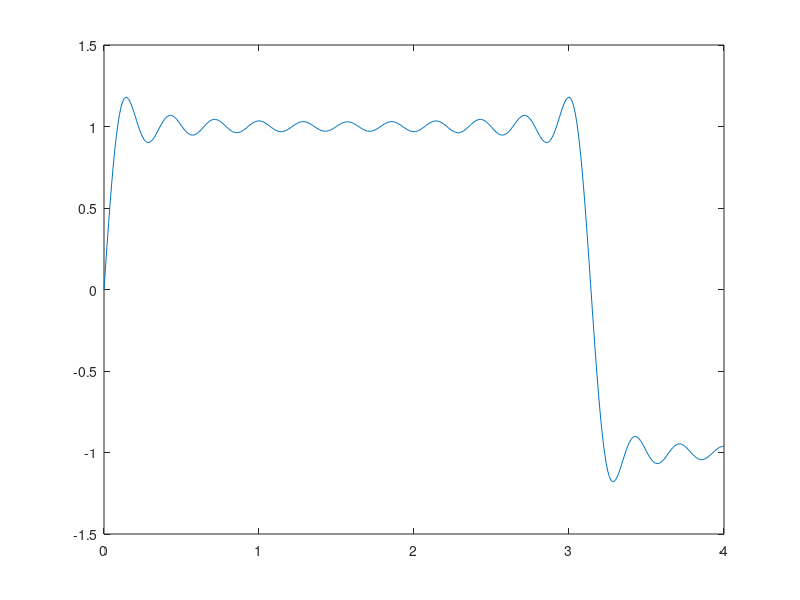

Reproduce this figure in MATLAB.
% Do the example 4 in Lecture 4.
clc; clear all; close all;
x_vec = 0:0.01:4;
N=10;
k= 0:N;

f_x_vec = zeros(1,length(x_vec));
for ind = 1:length(x_vec)
    x = x_vec(ind);
    f_x = (4./pi)*sum(sin(x.*(2.*k+1))./(2.*k+1));
    f_x_vec(ind) = f_x;
end
plot(x_vec,f_x_vec)
